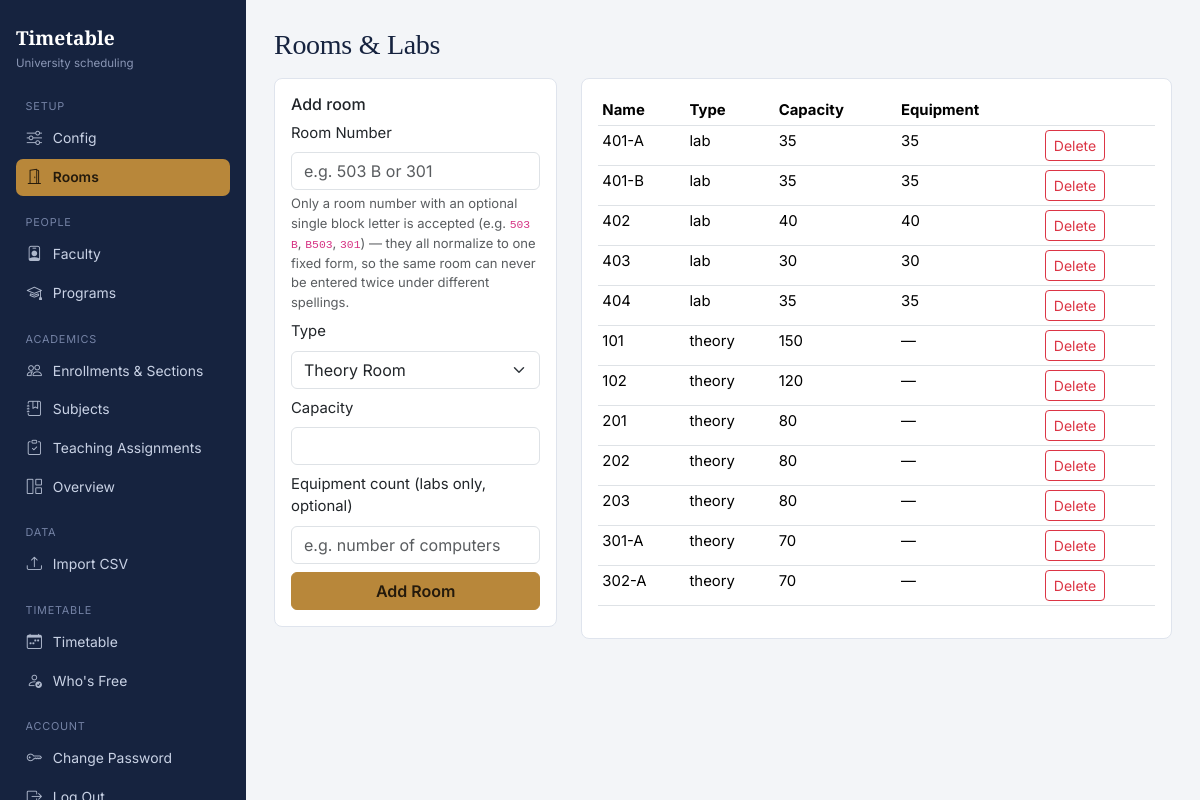
The page /rooms (signed in) on the database its author committed.
### models.py (models this page shows)
class Room(db.Model):
    id = db.Column(db.Integer, primary_key=True)
    name = db.Column(db.String(80), nullable=False, unique=True)
    room_type = db.Column(db.String(20), nullable=False)  # 'theory' or 'lab'
    capacity = db.Column(db.Integer, nullable=False)
    equipment_count = db.Column(db.Integer, nullable=True)  # relevant for labs (e.g. computers)

### app.py (the view, shortened to what this page needs)
@app.route("/rooms", methods=["GET", "POST"])
def rooms_page():
    rooms = Room.query.order_by(Room.room_type, Room.name).all()
    return render_template("rooms.html", rooms=rooms)

### app.py (called while the page is built)
@login_manager.user_loader
def load_user(user_id):
    return AdminUser.query.get(int(user_id))

@app.before_request
def require_login():
    allowed = {"login", "static"}
    if request.endpoint not in allowed and not current_user.is_authenticated:
        return login_manager.unauthorized()

### models.py (called while the page is built)
    @property
    def is_authenticated(self):
        return True

### templates/rooms.html (shortened to what this page needs)
{% extends "base.html" %}
{% block content %}
<h3 class="mb-3">Rooms &amp; Labs</h3>
<div class="row">
  <div class="col-md-4">
    <div class="card p-3">
      <h6>Add room</h6>
      <form method="post">
        <div class="mb-2">
          <label class="form-label">Room Number</label>
          <input class="form-control" name="name" required placeholder="e.g. 503 B or 301">
          <div class="form-text">Only a room number with an optional single block letter is accepted (e.g. <code>503 B</code>, <code>B503</code>, <code>301</code>) — they all normalize to one fixed form, so the same room can never be entered twice under different spellings.</div>
        </div>
        <div class="mb-2">
          <label class="form-label">Type</label>
          <select class="form-select" name="room_type" required>
            <option value="theory">Theory Room</option>
          </select>
        </div>
        <div class="mb-2">
          <label class="form-label">Capacity</label>
          <input type="number" class="form-control" name="capacity" required>
        </div>
        <div class="mb-2">
          <label class="form-label">Equipment count (labs only, optional)</label>
          <input type="number" class="form-control" name="equipment_count" placeholder="e.g. number of computers">
        </div>
        <button class="btn btn-primary w-100">Add Room</button>
      </form>
    </div>
  </div>
  <div class="col-md-8">
    <div class="card p-3">
      <table class="table table-sm table-hover">
        <thead><tr><th>Name</th><th>Type</th><th>Capacity</th><th>Equipment</th><th></th></tr></thead>
        <tbody>
        {% for r in rooms %}
          <tr>
            <td>{{ r.name }}</td>
            <td>{{ r.room_type }}</td>
            <td>{{ r.capacity }}</td>
            <td>{{ r.equipment_count or '—' }}</td>
            <td>
              <form method="post" action="{{ url_for('delete_room', room_id=r.id) }}" onsubmit="return confirm('Delete this room?');">
                <button class="btn btn-sm btn-outline-danger">Delete</button>
              </form>
            </td>
          </tr>
        {% else %}
          <tr><td colspan="5" class="text-muted">No rooms yet.</td></tr>
        {% endfor %}
        </tbody>
      </table>
    </div>
  </div>
</div>
{% endblock %}

### templates/base.html (shortened to what this page needs)
<!doctype html>
<html lang="en">
<head>
  <link href="https://cdn.jsdelivr.net/npm/bootstrap@5.3.3/dist/css/bootstrap.min.css" rel="stylesheet">
  <link href="https://cdn.jsdelivr.net/npm/bootstrap-icons@1.11.3/font/bootstrap-icons.css" rel="stylesheet">
</head>
<body>
<div class="app-shell">
  <nav class="sidebar" id="sidebar">
    <a href="{{ url_for('dashboard') }}" class="sidebar-brand">Timetable</a>
    <span class="sidebar-session">University scheduling</span>
    <div class="side-group-label">Setup</div>
    <a class="side-link {% if request.endpoint=='config_page' %}active{% endif %}" href="{{ url_for('config_page') }}"><i class="bi bi-sliders"></i> Config</a>
    <a class="side-link {% if request.endpoint=='rooms_page' %}active{% endif %}" href="{{ url_for('rooms_page') }}"><i class="bi bi-door-open"></i> Rooms</a>
    <div class="side-group-label">People</div>
    <a class="side-link {% if request.endpoint in ['faculty_page','faculty_availability'] %}active{% endif %}" href="{{ url_for('faculty_page') }}"><i class="bi bi-person-badge"></i> Faculty</a>
    <a class="side-link {% if request.endpoint=='programs_page' %}active{% endif %}" href="{{ url_for('programs_page') }}"><i class="bi bi-mortarboard"></i> Programs</a>
    <div class="side-group-label">Academics</div>
    <a class="side-link {% if request.endpoint in ['enrollments_page','view_sections'] %}active{% endif %}" href="{{ url_for('enrollments_page') }}"><i class="bi bi-people"></i> Enrollments &amp; Sections</a>
    <a class="side-link {% if request.endpoint=='subjects_page' %}active{% endif %}" href="{{ url_for('subjects_page') }}"><i class="bi bi-journal-bookmark"></i> Subjects</a>
    <a class="side-link {% if request.endpoint=='assignments_page' %}active{% endif %}" href="{{ url_for('assignments_page') }}"><i class="bi bi-clipboard-check"></i> Teaching Assignments</a>
    <a class="side-link {% if request.endpoint=='overview_page' %}active{% endif %}" href="{{ url_for('overview_page') }}"><i class="bi bi-grid-1x2"></i> Overview</a>
    <div class="side-group-label">Data</div>
    <a class="side-link {% if request.endpoint and request.endpoint.startswith('import') %}active{% endif %}" href="{{ url_for('import_page') }}"><i class="bi bi-upload"></i> Import CSV</a>
    <div class="side-group-label">Timetable</div>
    <a class="side-link {% if request.endpoint in ['timetable_home','timetable_view'] %}active{% endif %}" href="{{ url_for('timetable_home') }}"><i class="bi bi-calendar-week"></i> Timetable</a>
    <a class="side-link {% if request.endpoint=='free_faculty_view' %}active{% endif %}" href="{{ url_for('free_faculty_view') }}"><i class="bi bi-person-check"></i> Who's Free</a>
    <div class="side-group-label">Account</div>
    <a class="side-link {% if request.endpoint=='change_password' %}active{% endif %}" href="{{ url_for('change_password') }}"><i class="bi bi-key"></i> Change Password</a>
    <a class="side-link" href="{{ url_for('logout') }}"><i class="bi bi-box-arrow-right"></i> Log Out</a>
  </nav>
  <div class="main-col">
    <div class="content-area">
      {% block content %}{% endblock %}
    </div>
  </div>
</div>
</body>
</html>

### templates/base.html (style rules this page uses)
:root { --ink: #16233F; --ink-soft: #4A5876; --paper: #F3F5F8; --panel: #FFFFFF; --line: #DFE4ED; --brass: #B8873A; --brass-dark: #96692A; --steel: #3E6B96; --steel-tint: #E7EEF5; --sage: #4B7B62; --sage-tint: #E7F1EC; --signal: #A6423A; --signal-tint: #F7E9E7; --free: #E7F1EC; --free-ink: #2E5B44; }
body { background: var(--paper); color: var(--ink); font-family: 'Inter', -apple-system, sans-serif; font-size: .93rem; }
h1, h2, h3, .font-display { font-family: 'Source Serif 4', Georgia, serif; color: var(--ink); letter-spacing: -0.01em; }
.app-shell { display: flex; min-height: 100vh; }
.sidebar { width: 246px; flex-shrink: 0; background: var(--ink); color: #C9D2E5; padding: 1.5rem 1rem; position: sticky; top: 0; height: 100vh; overflow-y: auto; }
.sidebar-brand { font-family: 'Source Serif 4', serif; font-size: 1.2rem; font-weight: 600; color: #fff; margin-bottom: .15rem; display: block; text-decoration: none; }
.sidebar-session { font-size: .72rem; color: #8A96B5; margin-bottom: 1.6rem; display: block; }
.side-group-label { font-size: .68rem; color: #7583A6; text-transform: uppercase; letter-spacing: .07em; margin: 1.15rem 0 .35rem 0.6rem; }
.side-group-label:first-of-type { margin-top: 0; }
.side-link { display: flex; align-items: center; gap: .6rem; padding: .45rem .6rem; border-radius: 7px; color: #C9D2E5; text-decoration: none; font-size: .87rem; margin-bottom: .1rem; }
.side-link i { font-size: .95rem; width: 1.1rem; text-align: center; opacity: .85; }
.side-link.active { background: var(--brass); color: #241A0C; font-weight: 600; }
.side-link.active i { opacity: 1; }
.main-col { flex: 1; min-width: 0; }
.content-area { padding: 1.75rem; max-width: 1400px; }
.card { border:1px solid var(--line); border-radius:8px; box-shadow:none; margin-bottom:1.25rem; }
.btn-primary { background: var(--brass); border-color: var(--brass); color:#241A0C; font-weight:600; }
a { color: var(--steel); }

### rows shown on the page
Room: name "401-A", room_type "lab", capacity "35", equipment_count "35"
Room: name "401-B", room_type "lab", capacity "35", equipment_count "35"
Room: name "402", room_type "lab", capacity "40", equipment_count "40"
Room: name "403", room_type "lab", capacity "30", equipment_count "30"
Room: name "404", room_type "lab", capacity "35", equipment_count "35"
Room: name "101", room_type "theory", capacity "150", equipment_count "—"
Room: name "102", room_type "theory", capacity "120", equipment_count "—"
Room: name "201", room_type "theory", capacity "80", equipment_count "—"
Room: name "202", room_type "theory", capacity "80", equipment_count "—"
Room: name "203", room_type "theory", capacity "80", equipment_count "—"
Room: name "301-A", room_type "theory", capacity "70", equipment_count "—"
Room: name "302-A", room_type "theory", capacity "70", equipment_count "—"
